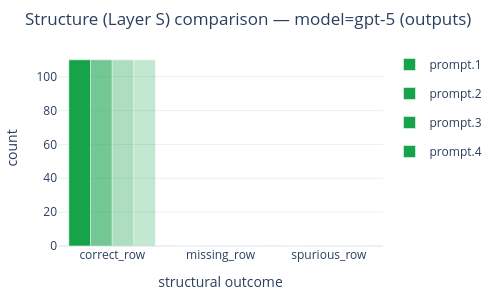

This figure's notebook cell:
### Markdown cell above
## Structural reporting

Reporting whether the lists of objects, ie. the panels, are correct, missing or spurious on this check.

### Code cell
fig_layer_s = plot_comparison_layer_s(
    summaries,
    compare="prompt",
    model=GPT_5_MODEL,
)
if fig_layer_s is None:
    print(f"No {LAYER_S_TITLE} data for model={MODEL}")
else:
    fig_layer_s.update_layout(
        height=LAYER_S_FIG_HEIGHT,
        width=LAYER_S_FIG_WIDTH,
        autosize=True,
        margin=dict(l=40, r=20, t=50, b=40),
    )
    fig_layer_s.show()

### Figure 1 — Plotly figure (JSON) as saved in the notebook; plotly's stock layout.template omitted (floating-point values rounded to 4 significant figures)
{"data": [{"legendgroup": "prompt.1", "marker": {"color": ["#16a34a", "#ca8a04", "#dc2626"], "opacity": 1}, "name": "prompt.1", "showlegend": true, "type": "bar", "x": ["correct_row", "missing_row", "spurious_row"], "y": [110, 0, 0]}, {"legendgroup": "prompt.2", "marker": {"color": ["#16a34a", "#ca8a04", "#dc2626"], "opacity": 0.6}, "name": "prompt.2", "showlegend": true, "type": "bar", "x": ["correct_row", "missing_row", "spurious_row"], "y": [110, 0, 0]}, {"legendgroup": "prompt.3", "marker": {"color": ["#16a34a", "#ca8a04", "#dc2626"], "opacity": 0.35}, "name": "prompt.3", "showlegend": true, "type": "bar", "x": ["correct_row", "missing_row", "spurious_row"], "y": [110, 0, 0]}, {"legendgroup": "prompt.4", "marker": {"color": ["#16a34a", "#ca8a04", "#dc2626"], "opacity": 0.25}, "name": "prompt.4", "showlegend": true, "type": "bar", "x": ["correct_row", "missing_row", "spurious_row"], "y": [110, 0, 0]}], "layout": {"autosize": true, "barmode": "group", "height": 300, "margin": {"b": 40, "l": 40, "r": 20, "t": 50}, "title": {"text": "Structure (Layer S) comparison — model=gpt-5 (outputs)"}, "width": 500, "xaxis": {"title": {"text": "structural outcome"}}, "yaxis": {"rangemode": "tozero", "title": {"text": "count"}}}}
